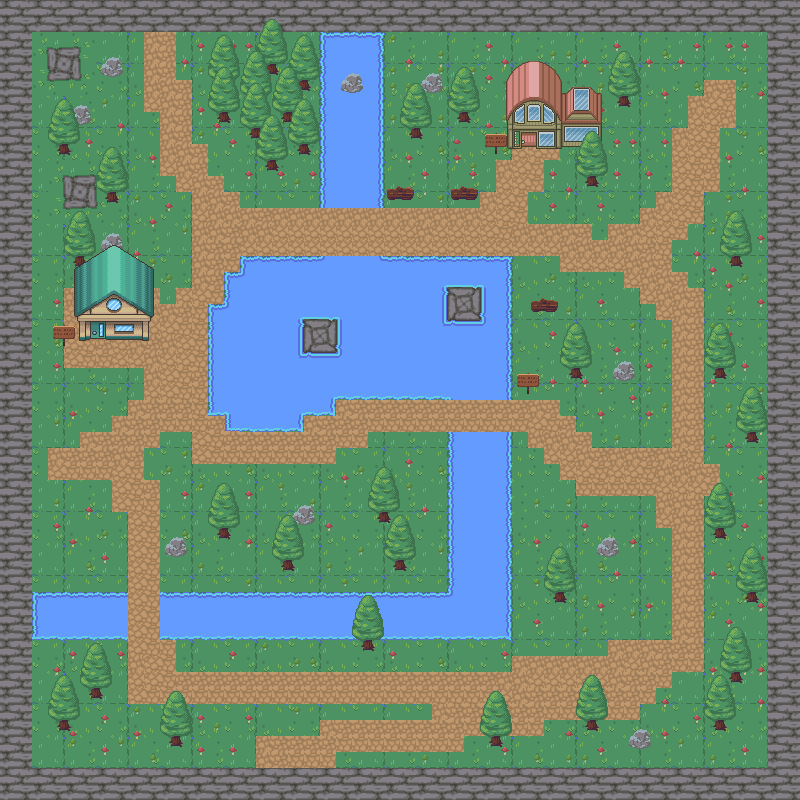

Below is a game level as drawn by its tile map, then a one-line description and the .tmx that defines it (tile-layer data replaced by summaries):
An orthogonal 50x50 tile map with 16x16 px tiles, 12 tile layers (fond, champignon, eau, rocher, ...), 2 tilesets and 71 objects (68x collision, player, enter_house, enter_house_exit).

<map version="1.5" tiledversion="1.7.2" orientation="orthogonal" renderorder="right-down" width="50" height="50" tilewidth="16" tileheight="16" infinite="0" nextlayerid="17" nextobjectid="154">
 <tileset firstgid="1" name="nature" tilewidth="16" tileheight="16" tilecount="720" columns="40">
  <image source="natureset.png" trans="000000" width="641" height="288" />
 </tileset>
 <tileset firstgid="721" source="house.tsx" />
 <layer id="1" name="fond" width="50" height="50" locked="1">
  <data>[2500 cells, 2500 non-empty, 20 distinct tile ids]</data>
 </layer>
 <layer id="11" name="champignon" width="50" height="50" locked="1">
  <data>[2500 cells, 381 non-empty, 4 distinct tile ids]</data>
 </layer>
 <layer id="3" name="eau" width="50" height="50" locked="1">
  <data>[2500 cells, 379 non-empty, 51 distinct tile ids]</data>
 </layer>
 <layer id="13" name="rocher" width="50" height="50" locked="1">
  <data>[2500 cells, 72 non-empty, 20 distinct tile ids]</data>
 </layer>
 <layer id="2" name="mur" width="50" height="50" locked="1">
  <data>[2500 cells, 384 non-empty, 4 distinct tile ids]</data>
 </layer>
 <layer id="4" name="chemin" width="50" height="50" locked="1">
  <data>[2500 cells, 531 non-empty, 5 distinct tile ids]</data>
 </layer>
 <layer id="14" name="panneau" width="50" height="50" locked="1">
  <data>[2500 cells, 12 non-empty, 4 distinct tile ids]</data>
 </layer>
 <layer id="7" name="tronc  d'arbre" width="50" height="50" locked="1">
  <data>[2500 cells, 99 non-empty, 10 distinct tile ids]</data>
 </layer>
 <layer id="15" name="maison1" width="50" height="50" locked="1">
  <data>[2500 cells, 95 non-empty, 91 distinct tile ids]</data>
 </layer>
 <layer id="16" name="maison2" width="50" height="50" locked="1">
  <data>[2500 cells, 65 non-empty, 65 distinct tile ids]</data>
 </layer>
 <layer id="9" name="feuille" width="50" height="50" locked="1">
  <data>[2500 cells, 67 non-empty, 3 distinct tile ids]</data>
 </layer>
 <layer id="10" name="feuille2" width="50" height="50" locked="1">
  <data>[2500 cells, 140 non-empty, 8 distinct tile ids]</data>
 </layer>
 <objectgroup id="6" name="Objects" locked="1">
  <object id="2" type="collision" x="2.66667" y="0.269379" width="797.798" height="31.1616" />
  <object id="3" type="collision" x="0.134684" y="34.0437" width="32.0303" height="733.7" />
  <object id="4" type="collision" x="0" y="768" width="800" height="31.5353" />
  <object id="5" type="collision" x="767.67" y="31.7338" width="32.4949" height="735.108" />
  <object id="11" type="collision" x="319.902" y="31.8014" width="63.8956" height="175.899" />
  <object id="14" type="collision" x="159.912" y="592.26" width="287.434" height="47.2502" />
  <object id="15" type="collision" x="448" y="431.951" width="63.9558" height="207.657" />
  <object id="18" type="collision" x="31.9115" y="592.26" width="96" height="47.5693" />
  <object id="59" type="collision" x="215.498" y="527.232" width="14.9499" height="11.9746" />
  <object id="60" type="collision" x="280.07" y="559.517" width="14.9499" height="11.9746" />
  <object id="61" type="collision" x="72.2304" y="255.325" width="14.9499" height="11.9746" />
  <object id="62" type="collision" x="104.012" y="191.763" width="14.9499" height="11.9746" />
  <object id="63" type="collision" x="56.0876" y="143.334" width="14.9499" height="11.9746" />
  <object id="64" type="collision" x="375.918" y="511.593" width="14.9499" height="11.9746" />
  <object id="65" type="collision" x="393.07" y="558.004" width="14.9499" height="11.9746" />
  <object id="66" type="collision" x="88.8778" y="686.642" width="14.9499" height="11.9746" />
  <object id="67" type="collision" x="56.592" y="718.424" width="14.9499" height="11.9746" />
  <object id="68" type="collision" x="168.583" y="734.567" width="14.9499" height="11.9746" />
  <object id="69" type="collision" x="296.213" y="144.343" width="14.9499" height="11.9746" />
  <object id="70" type="collision" x="280.574" y="110.726" width="14.9499" height="11.9746" />
  <object id="71" type="collision" x="264.365" y="63.3067" width="14.9499" height="11.9746" />
  <object id="72" type="collision" x="216.576" y="79.4222" width="14.9499" height="11.9746" />
  <object id="73" type="collision" x="408.708" y="125.678" width="14.9499" height="11.9746" />
  <object id="74" type="collision" x="457.137" y="110.544" width="14.9499" height="11.9746" />
  <object id="76" type="collision" x="584.766" y="174.107" width="14.9499" height="11.9746" />
  <object id="77" type="collision" x="615.539" y="94.9056" width="14.9499" height="11.9746" />
  <object id="78" type="collision" x="728.539" y="254.316" width="14.9499" height="11.9746" />
  <object id="79" type="collision" x="569.128" y="366.308" width="14.9499" height="11.9746" />
  <object id="80" type="collision" x="551.976" y="591.299" width="14.9499" height="11.9746" />
  <object id="81" type="collision" x="728.034" y="672.013" width="14.9499" height="11.9746" />
  <object id="82" type="collision" x="712.9" y="718.928" width="14.9499" height="11.9746" />
  <object id="83" type="collision" x="389" y="189" width="25" height="11" />
  <object id="84" type="collision" x="452.5" y="188.5" width="25" height="11" />
  <object id="85" type="collision" x="530.5" y="300.5" width="25" height="11" />
  <object id="87" type="collision" x="263.525" y="159.013" width="14.9499" height="11.9746" />
  <object id="88" type="collision" x="216.401" y="111.814" width="14.9499" height="11.9746" />
  <object id="89" type="collision" x="247.838" y="126.824" width="14.9499" height="11.9746" />
  <object id="90" type="collision" x="248.069" y="93.612" width="14.9499" height="11.9746" />
  <object id="91" type="collision" x="295.794" y="79.3818" width="14.9499" height="11.9746" />
  <object id="99" type="collision" x="225.153" y="415.033" width="77.9187" height="15.536" />
  <object id="100" type="collision" x="209.7" y="399.978" width="124.36" height="14.7211" />
  <object id="101" type="collision" x="210.423" y="306.242" width="300.878" height="92.8886" />
  <object id="102" type="collision" x="225.758" y="274.35" width="285.53" height="30.9611" />
  <object id="103" type="collision" x="240.808" y="256.719" width="270.479" height="16.7706" />
  <object id="120" type="collision" x="486.565" y="134.019" width="20" height="21" />
  <object id="121" type="collision" x="422.333" y="74.1061" width="19.4259" height="18.7064" />
  <object id="122" type="collision" x="614.433" y="361.177" width="20.8648" height="20.1453" />
  <object id="123" type="collision" x="596.806" y="538.168" width="20.8648" height="20.1453" />
  <object id="124" type="collision" x="629.901" y="728.11" width="20.8648" height="20.1453" />
  <object id="125" type="collision" x="165.839" y="536.729" width="20.8648" height="20.1453" />
  <object id="126" type="collision" x="294.626" y="504.353" width="20.8648" height="20.1453" />
  <object id="127" type="collision" x="101.806" y="233.83" width="20.8648" height="20.1453" />
  <object id="128" type="collision" x="62.9542" y="174.833" width="33.0959" height="31.6569" />
  <object id="129" type="collision" x="69.4295" y="106.482" width="20.8648" height="20.1453" />
  <object id="130" type="collision" x="47.8452" y="48.2049" width="31.6569" height="30.9374" />
  <object id="131" type="collision" x="100.367" y="57.5581" width="20.8648" height="20.1453" />
  <object id="132" type="collision" x="340.672" y="74.1061" width="20.8648" height="20.1453" />
  <object id="140" type="collision" x="516.659" y="374.304" width="20" height="21" />
  <object id="141" type="collision" x="508" y="122.5" width="94.5" height="25.5" />
  <object id="142" type="collision" x="77.5" y="315.545" width="73.1364" height="24.9545" />
  <object id="143" type="collision" x="53.5" y="326.5" width="21.5" height="20" />
  </objectgroup>
</map>
<!-- 10 of 71 objects omitted -->
